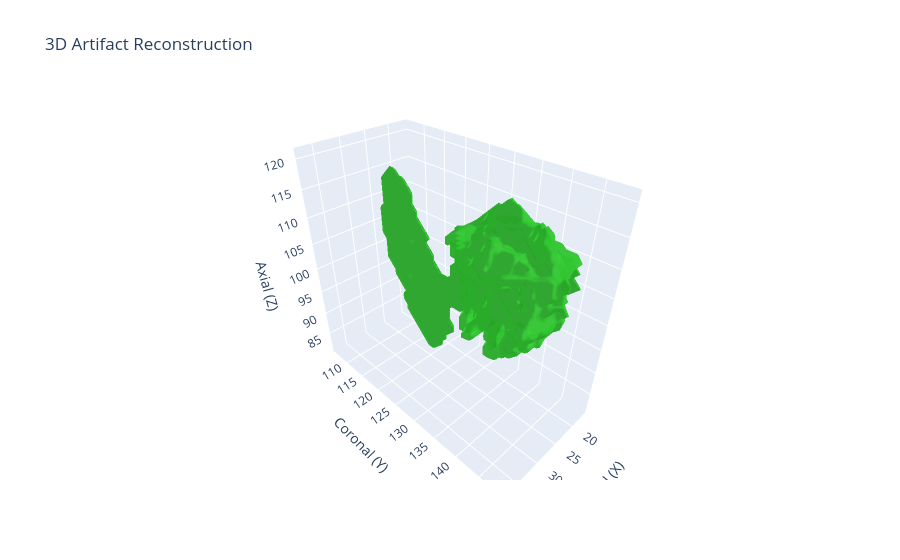

Write notebook code for a chart like this one.
### Code cell
visualize_artifact_3d_mesh(artifact_combined)

### Figure 1 — Plotly figure (JSON) as saved in the notebook; plotly's stock layout.template omitted (floating-point values rounded to 4 significant figures; data arrays with more than 128 entries replaced by an {"elided": "..."} marker saying what was removed)
{"data": [{"color": "limegreen", "i": {"elided": "7068 int values"}, "j": {"elided": "7068 int values"}, "k": {"elided": "7068 int values"}, "name": "Artifact", "opacity": 0.8, "type": "mesh3d", "x": {"elided": "3526 float values"}, "y": {"elided": "3526 float values"}, "z": {"elided": "3526 float values"}}], "layout": {"scene": {"aspectmode": "data", "xaxis": {"title": {"text": "Sagittal (X)"}}, "yaxis": {"title": {"text": "Coronal (Y)"}}, "zaxis": {"title": {"text": "Axial (Z)"}}}, "title": {"text": "3D Artifact Reconstruction"}}}
